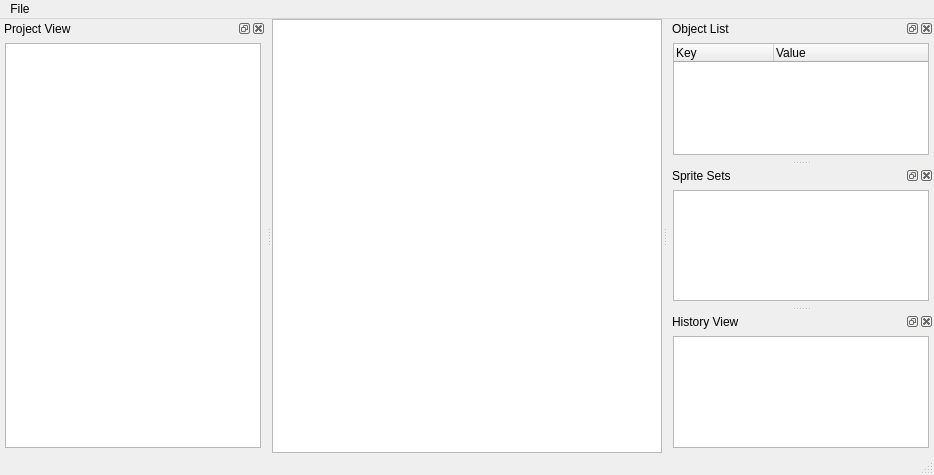
<?xml version="1.0" encoding="UTF-8"?>
<ui version="4.0">
 <class>ZombieHordeLE</class>
 <widget class="QMainWindow" name="ZombieHordeLE">
  <property name="geometry">
   <rect>
    <x>0</x>
    <y>0</y>
    <width>934</width>
    <height>475</height>
   </rect>
  </property>
  <property name="windowTitle">
   <string>Zombie Horde Level Editor</string>
  </property>
  <property name="windowIcon">
   <iconset resource="resources.qrc">
    <normaloff>:/assets/window_icon.png</normaloff>:/assets/window_icon.png</iconset>
  </property>
  <widget class="QWidget" name="centralWidget">
   <layout class="QGridLayout" name="gridLayout">
    <property name="leftMargin">
     <number>0</number>
    </property>
    <property name="topMargin">
     <number>0</number>
    </property>
    <property name="rightMargin">
     <number>0</number>
    </property>
    <property name="bottomMargin">
     <number>0</number>
    </property>
    <property name="spacing">
     <number>0</number>
    </property>
    <item row="0" column="0">
     <widget class="GraphicsView" name="graphicsView">
      <property name="backgroundBrush">
       <brush brushstyle="Dense3Pattern">
        <color alpha="255">
         <red>200</red>
         <green>201</green>
         <blue>200</blue>
        </color>
       </brush>
      </property>
      <property name="alignment">
       <set>Qt::AlignLeading|Qt::AlignLeft|Qt::AlignTop</set>
      </property>
      <property name="transformationAnchor">
       <enum>QGraphicsView::AnchorUnderMouse</enum>
      </property>
      <property name="resizeAnchor">
       <enum>QGraphicsView::AnchorViewCenter</enum>
      </property>
      <property name="viewportUpdateMode">
       <enum>QGraphicsView::FullViewportUpdate</enum>
      </property>
      <property name="rubberBandSelectionMode">
       <enum>Qt::IntersectsItemBoundingRect</enum>
      </property>
      <property name="optimizationFlags">
       <set>QGraphicsView::DontAdjustForAntialiasing|QGraphicsView::DontClipPainter|QGraphicsView::DontSavePainterState</set>
      </property>
     </widget>
    </item>
   </layout>
  </widget>
  <widget class="QMenuBar" name="menuBar">
   <property name="geometry">
    <rect>
     <x>0</x>
     <y>0</y>
     <width>934</width>
     <height>22</height>
    </rect>
   </property>
   <widget class="QMenu" name="menuFile">
    <property name="title">
     <string>File</string>
    </property>
    <addaction name="actionSet_Asset_Path"/>
    <addaction name="separator"/>
    <addaction name="actionSave_Level"/>
    <addaction name="actionLoad_Level"/>
   </widget>
   <addaction name="menuFile"/>
  </widget>
  <widget class="QStatusBar" name="statusBar"/>
  <widget class="QDockWidget" name="treeViewDock">
   <property name="windowTitle">
    <string>Project View</string>
   </property>
   <attribute name="dockWidgetArea">
    <number>1</number>
   </attribute>
   <widget class="QWidget" name="dockWidgetContents">
    <layout class="QGridLayout" name="gridLayout_2">
     <property name="leftMargin">
      <number>5</number>
     </property>
     <property name="topMargin">
      <number>5</number>
     </property>
     <property name="rightMargin">
      <number>5</number>
     </property>
     <property name="bottomMargin">
      <number>5</number>
     </property>
     <property name="spacing">
      <number>5</number>
     </property>
     <item row="0" column="0">
      <widget class="QTreeView" name="treeView">
       <property name="sizePolicy">
        <sizepolicy hsizetype="Minimum" vsizetype="Expanding">
         <horstretch>0</horstretch>
         <verstretch>0</verstretch>
        </sizepolicy>
       </property>
       <property name="selectionMode">
        <enum>QAbstractItemView::ExtendedSelection</enum>
       </property>
      </widget>
     </item>
    </layout>
   </widget>
  </widget>
  <widget class="QDockWidget" name="dockWidget">
   <property name="windowTitle">
    <string>Object List</string>
   </property>
   <attribute name="dockWidgetArea">
    <number>2</number>
   </attribute>
   <widget class="QWidget" name="dockWidgetContents_2">
    <layout class="QGridLayout" name="gridLayout_3">
     <property name="leftMargin">
      <number>5</number>
     </property>
     <property name="topMargin">
      <number>5</number>
     </property>
     <property name="rightMargin">
      <number>5</number>
     </property>
     <property name="bottomMargin">
      <number>5</number>
     </property>
     <property name="spacing">
      <number>5</number>
     </property>
     <item row="0" column="0">
      <widget class="QTreeWidget" name="gameObjectList">
       <property name="sizePolicy">
        <sizepolicy hsizetype="Minimum" vsizetype="Expanding">
         <horstretch>0</horstretch>
         <verstretch>0</verstretch>
        </sizepolicy>
       </property>
       <property name="editTriggers">
        <set>QAbstractItemView::NoEditTriggers</set>
       </property>
       <property name="showDropIndicator" stdset="0">
        <bool>true</bool>
       </property>
       <property name="dragEnabled">
        <bool>true</bool>
       </property>
       <property name="dragDropOverwriteMode">
        <bool>true</bool>
       </property>
       <property name="dragDropMode">
        <enum>QAbstractItemView::DragDrop</enum>
       </property>
       <property name="defaultDropAction">
        <enum>Qt::MoveAction</enum>
       </property>
       <property name="alternatingRowColors">
        <bool>true</bool>
       </property>
       <property name="selectionMode">
        <enum>QAbstractItemView::ExtendedSelection</enum>
       </property>
       <property name="iconSize">
        <size>
         <width>16</width>
         <height>16</height>
        </size>
       </property>
       <property name="textElideMode">
        <enum>Qt::ElideRight</enum>
       </property>
       <property name="verticalScrollMode">
        <enum>QAbstractItemView::ScrollPerItem</enum>
       </property>
       <property name="animated">
        <bool>true</bool>
       </property>
       <property name="allColumnsShowFocus">
        <bool>true</bool>
       </property>
       <property name="expandsOnDoubleClick">
        <bool>false</bool>
       </property>
       <property name="columnCount">
        <number>2</number>
       </property>
       <column>
        <property name="text">
         <string>Key</string>
        </property>
       </column>
       <column>
        <property name="text">
         <string>Value</string>
        </property>
       </column>
      </widget>
     </item>
    </layout>
   </widget>
  </widget>
  <widget class="QDockWidget" name="dockWidget_2">
   <property name="windowTitle">
    <string>Sprite Sets</string>
   </property>
   <attribute name="dockWidgetArea">
    <number>2</number>
   </attribute>
   <widget class="QWidget" name="dockWidgetContents_3">
    <layout class="QGridLayout" name="gridLayout_4">
     <property name="leftMargin">
      <number>5</number>
     </property>
     <property name="topMargin">
      <number>5</number>
     </property>
     <property name="rightMargin">
      <number>5</number>
     </property>
     <property name="bottomMargin">
      <number>5</number>
     </property>
     <property name="spacing">
      <number>5</number>
     </property>
     <item row="0" column="0">
      <widget class="SpriteSetList" name="listWidget_2">
       <property name="acceptDrops">
        <bool>true</bool>
       </property>
       <property name="dragEnabled">
        <bool>true</bool>
       </property>
       <property name="dragDropMode">
        <enum>QAbstractItemView::DragDrop</enum>
       </property>
       <property name="defaultDropAction">
        <enum>Qt::TargetMoveAction</enum>
       </property>
      </widget>
     </item>
    </layout>
   </widget>
  </widget>
  <widget class="QDockWidget" name="undoViewDock">
   <property name="windowTitle">
    <string>History View</string>
   </property>
   <attribute name="dockWidgetArea">
    <number>2</number>
   </attribute>
   <widget class="QWidget" name="dockWidgetContents_6">
    <layout class="QGridLayout" name="gridLayout_5">
     <property name="leftMargin">
      <number>5</number>
     </property>
     <property name="topMargin">
      <number>5</number>
     </property>
     <property name="rightMargin">
      <number>5</number>
     </property>
     <property name="bottomMargin">
      <number>5</number>
     </property>
     <property name="spacing">
      <number>5</number>
     </property>
     <item row="0" column="0">
      <widget class="QUndoView" name="undoViewList"/>
     </item>
    </layout>
   </widget>
  </widget>
  <action name="actionSet_Asset_Path">
   <property name="enabled">
    <bool>true</bool>
   </property>
   <property name="text">
    <string>Set Asset Path</string>
   </property>
  </action>
  <action name="actionSave_Level">
   <property name="text">
    <string>Save Level</string>
   </property>
  </action>
  <action name="actionLoad_Level">
   <property name="text">
    <string>Load Level</string>
   </property>
  </action>
 </widget>
 <layoutdefault spacing="6" margin="11"/>
 <customwidgets>
  <customwidget>
   <class>SpriteSetList</class>
   <extends>QListWidget</extends>
   <header>spritesetlist.h</header>
  </customwidget>
  <customwidget>
   <class>GraphicsView</class>
   <extends>QGraphicsView</extends>
   <header>graphicsview.h</header>
  </customwidget>
  <customwidget>
   <class>QUndoView</class>
   <extends>QListView</extends>
   <header>qundoview.hpp</header>
  </customwidget>
 </customwidgets>
 <resources>
  <include location="resources.qrc"/>
 </resources>
 <connections>
  <connection>
   <sender>actionSet_Asset_Path</sender>
   <signal>triggered()</signal>
   <receiver>ZombieHordeLE</receiver>
   <slot>onSetAssetPath()</slot>
   <hints>
    <hint type="sourcelabel">
     <x>-1</x>
     <y>-1</y>
    </hint>
    <hint type="destinationlabel">
     <x>492</x>
     <y>309</y>
    </hint>
   </hints>
  </connection>
  <connection>
   <sender>actionSave_Level</sender>
   <signal>triggered()</signal>
   <receiver>ZombieHordeLE</receiver>
   <slot>onSaveLevel()</slot>
   <hints>
    <hint type="sourcelabel">
     <x>-1</x>
     <y>-1</y>
    </hint>
    <hint type="destinationlabel">
     <x>466</x>
     <y>237</y>
    </hint>
   </hints>
  </connection>
  <connection>
   <sender>actionLoad_Level</sender>
   <signal>triggered()</signal>
   <receiver>ZombieHordeLE</receiver>
   <slot>onLoadLevel()</slot>
   <hints>
    <hint type="sourcelabel">
     <x>-1</x>
     <y>-1</y>
    </hint>
    <hint type="destinationlabel">
     <x>466</x>
     <y>237</y>
    </hint>
   </hints>
  </connection>
 </connections>
 <slots>
  <slot>onSetAssetPath()</slot>
  <slot>onSaveLevel()</slot>
  <slot>onLoadLevel()</slot>
 </slots>
</ui>
